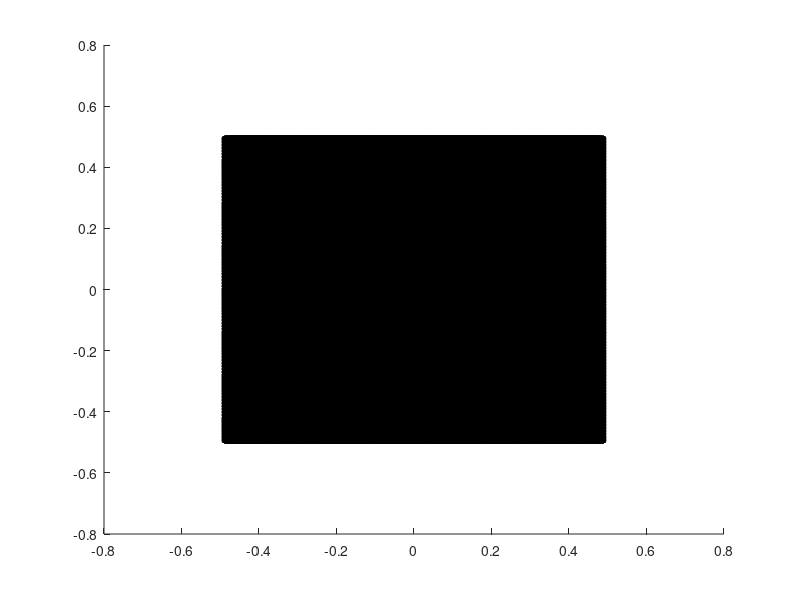

Write MATLAB code to recreate this figure. (Note: this script raises an error after producing the figure.)
% sorry for lack of comments.
boat_length = 1;
[X,Y,Z] = meshgrid(linspace(-1.2,1.2,200),linspace(-boat_length,boat_length,200),linspace(-1.2,1.2,200));
deckHeight = 0.5;
W = 1;
n = 4;
nFaces = 200; % how many faces do we want to end up with when we do simplification
stl_file = ['shape_',num2str(n),'_boat.stl'];
Data = double((Z >= deckHeight*abs(2*X/W).^n & Z <= deckHeight & boat_length/2 >= abs(Y)));
figure;
% JOHN: note the 1-Data here.  I think that MATLAB orients the normal
% vectors of the polyhedron faces to point towards larger values in Data.
% Therefore, you want to make sure to use 1-Data so the vectors point out
% of the solid.  I'm only ~90% confident that this is correct though!
p = patch(isosurface(X,Y,Z,1-Data,0.5));
isonormals(X,Y,Z,Data,p);
p.FaceColor = 'red';
p.EdgeColor = 'none';
daspect([1 1 1])
view(3);
axis tight;
% built-in patch simplification!
reducepatch(p, nFaces);
stlwrite(triangulation(p.Faces,p.Vertices),stl_file)